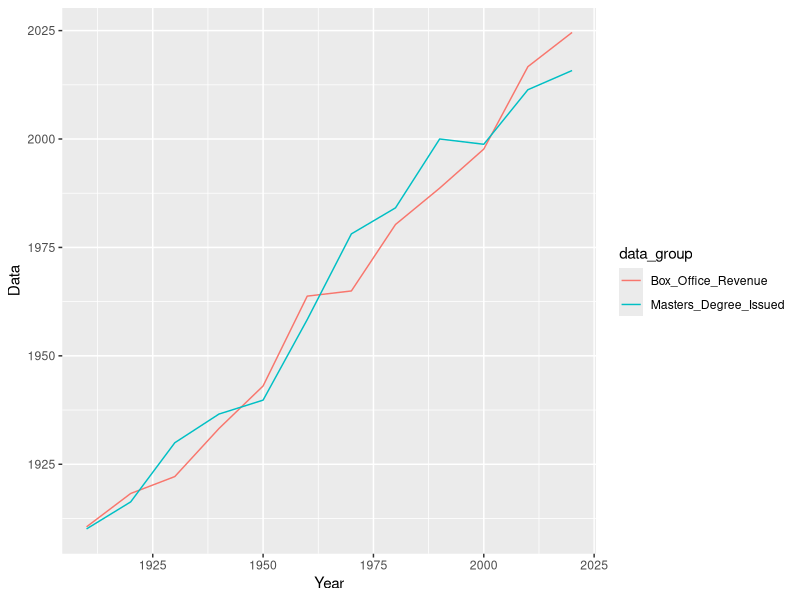

This figure's R source:
## ---- chunk 1
#Load Library:
library(tidyverse)  

#Fabricating Data:
first_year <- 1910
last_year <- 2020 
years <- seq(first_year,last_year, by=10)
n <- length(years)
Masters_mean <- 0
Masters_sd <- 5
Box_Office_mean <- 0
Box_Office_sd <- 20000
Masters_data <- years+rnorm(n, Masters_mean, Masters_sd)
BoxOffice_data <- sqrt((years)^2+rnorm(n, Box_Office_mean, Box_Office_sd))
data <- data.frame(Year=rep(years, times=2), data_group= rep(c("Masters_Degree_Issued","Box_Office_Revenue"),each=n) ,Data=c(Masters_data,BoxOffice_data) )
data

#Plot:
ggplot(data,aes(x = Year, y = Data, group=data_group, color=data_group)) +  geom_line()
